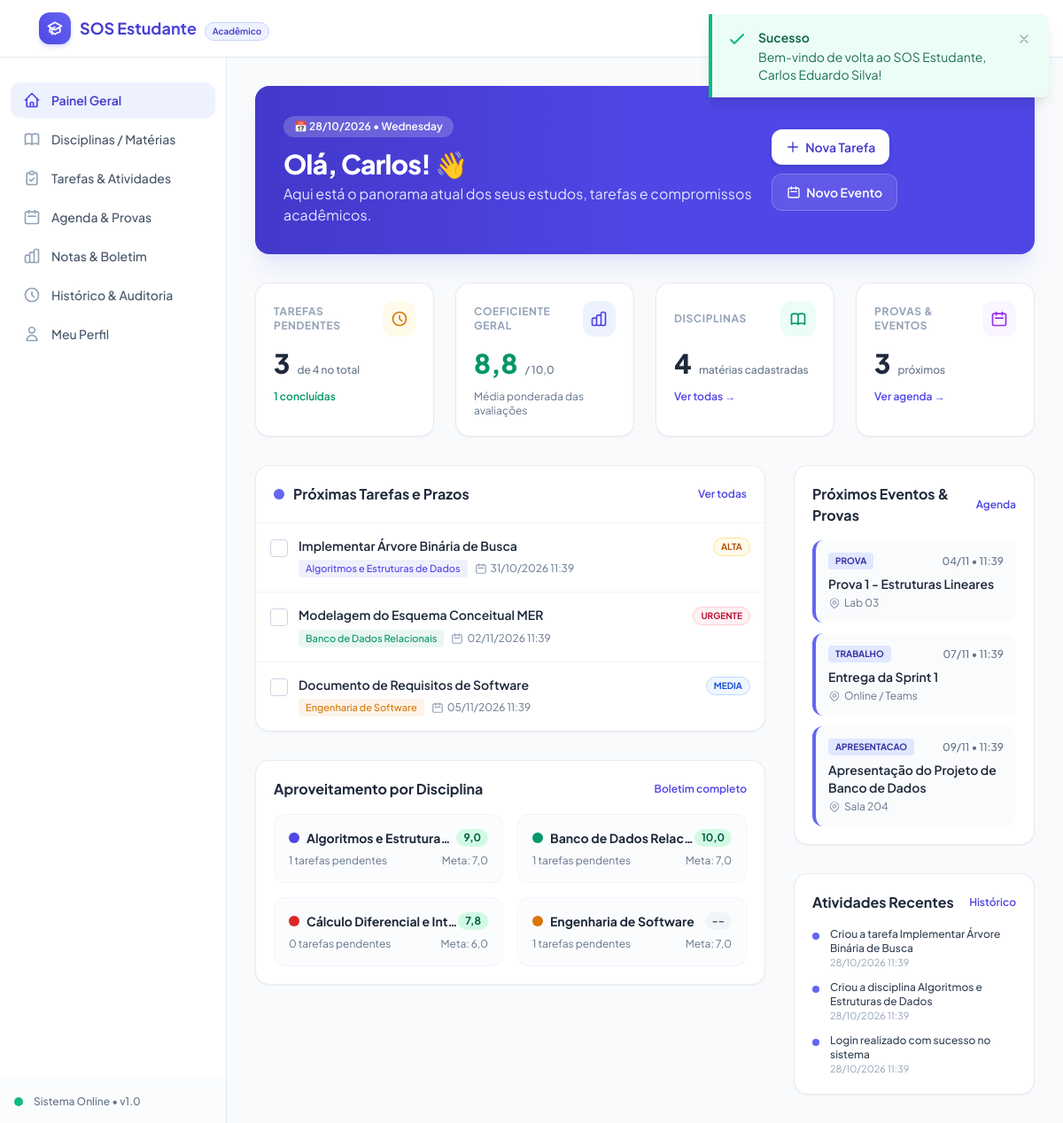
Screenshot of /index.php?route=dashboard (signed in) with the database file from the repository.
### tables this page shows
CREATE TABLE IF NOT EXISTS `tarefas` (
  `id` INT AUTO_INCREMENT PRIMARY KEY,
  `usuario_id` INT NOT NULL,
  `disciplina_id` INT NULL,
  `titulo` VARCHAR(180) NOT NULL,
  `descricao` TEXT NULL,
  `data_entrega` DATETIME NULL,
  `prioridade` ENUM('baixa', 'media', 'alta', 'urgente') NOT NULL DEFAULT 'media',
  `status` ENUM('pendente', 'em_andamento', 'concluida') NOT NULL DEFAULT 'pendente',
  `concluida_em` DATETIME NULL,
  `created_at` TIMESTAMP DEFAULT CURRENT_TIMESTAMP,
  `updated_at` TIMESTAMP DEFAULT CURRENT_TIMESTAMP ON UPDATE CURRENT_TIMESTAMP,
  CONSTRAINT `fk_tarefas_usuario` FOREIGN KEY (`usuario_id`) 
    REFERENCES `usuarios` (`id`) ON DELETE CASCADE ON UPDATE CASCADE,
  CONSTRAINT `fk_tarefas_disciplina` FOREIGN KEY (`disciplina_id`) 
    REFERENCES `disciplinas` (`id`) ON DELETE SET NULL ON UPDATE CASCADE
);

CREATE TABLE IF NOT EXISTS `disciplinas` (
  `id` INT AUTO_INCREMENT PRIMARY KEY,
  `usuario_id` INT NOT NULL,
  `nome` VARCHAR(120) NOT NULL,
  `codigo` VARCHAR(30) NULL,
  `professor` VARCHAR(120) NULL,
  `sala` VARCHAR(60) NULL,
  `cor` VARCHAR(20) NOT NULL DEFAULT '#4F46E5',
  `semestre` VARCHAR(30) NULL,
  `carga_horaria` INT NULL,
  `media_minima` DECIMAL(4,2) NOT NULL DEFAULT 7.00,
  `status` ENUM('em_andamento', 'aprovado', 'reprovado') NOT NULL DEFAULT 'em_andamento',
  `created_at` TIMESTAMP DEFAULT CURRENT_TIMESTAMP,
  `updated_at` TIMESTAMP DEFAULT CURRENT_TIMESTAMP ON UPDATE CURRENT_TIMESTAMP,
  CONSTRAINT `fk_disciplinas_usuario` FOREIGN KEY (`usuario_id`) 
    REFERENCES `usuarios` (`id`) ON DELETE CASCADE ON UPDATE CASCADE
);

CREATE TABLE IF NOT EXISTS `eventos` (
  `id` INT AUTO_INCREMENT PRIMARY KEY,
  `usuario_id` INT NOT NULL,
  `disciplina_id` INT NULL,
  `titulo` VARCHAR(180) NOT NULL,
  `tipo` ENUM('prova', 'trabalho', 'apresentacao', 'aula', 'reuniao', 'outro') NOT NULL DEFAULT 'prova',
  `data_inicio` DATETIME NOT NULL,
  `data_fim` DATETIME NULL,
  `local` VARCHAR(120) NULL,
  `descricao` TEXT NULL,
  `lembrete_ativo` TINYINT(1) NOT NULL DEFAULT 1,
  `created_at` TIMESTAMP DEFAULT CURRENT_TIMESTAMP,
  `updated_at` TIMESTAMP DEFAULT CURRENT_TIMESTAMP ON UPDATE CURRENT_TIMESTAMP,
  CONSTRAINT `fk_eventos_usuario` FOREIGN KEY (`usuario_id`) 
    REFERENCES `usuarios` (`id`) ON DELETE CASCADE ON UPDATE CASCADE,
  CONSTRAINT `fk_eventos_disciplina` FOREIGN KEY (`disciplina_id`) 
    REFERENCES `disciplinas` (`id`) ON DELETE SET NULL ON UPDATE CASCADE
);

CREATE TABLE IF NOT EXISTS `auditoria` (
  `id` INT AUTO_INCREMENT PRIMARY KEY,
  `usuario_id` INT NULL,
  `operacao` VARCHAR(30) NOT NULL,
  `recurso` VARCHAR(50) NOT NULL,
  `recurso_id` INT NULL,
  `descricao` VARCHAR(255) NOT NULL,
  `valores_anteriores` JSON NULL,
  `valores_posteriores` JSON NULL,
  `status_resultado` ENUM('SUCESSO', 'FALHA') NOT NULL DEFAULT 'SUCESSO',
  `ip_address` VARCHAR(45) NULL,
  `user_agent` VARCHAR(255) NULL,
  `created_at` TIMESTAMP DEFAULT CURRENT_TIMESTAMP,
  CONSTRAINT `fk_auditoria_usuario` FOREIGN KEY (`usuario_id`) 
    REFERENCES `usuarios` (`id`) ON DELETE SET NULL ON UPDATE CASCADE
);

### views/dashboard/index.php (the view, shortened to what the rows shown need)
<?php
require_once __DIR__ . '/../layouts/header.php';
?>
<div class="flex-1 flex overflow-hidden">
    <main class="flex-1 overflow-y-auto bg-slate-50 p-4 sm:p-6 lg:p-8">
        <div class="bg-gradient-to-r from-brand-700 via-indigo-600 to-brand-600 rounded-2xl p-6 sm:p-8 text-white shadow-xl shadow-brand-500/10 mb-8">
            <div class="flex flex-col md:flex-row md:items-center md:justify-between gap-4">
                <div>
                    <h1 class="text-2xl sm:text-3xl font-extrabold tracking-tight">
                        Olá, <?= htmlspecialchars(explode(' ', $user['nome'] ?? 'Estudante')[0]) ?>! 👋
                    </h1>
                </div>
            </div>
        </div>
        <div class="grid grid-cols-1 lg:grid-cols-3 gap-8">
            <div class="lg:col-span-2 space-y-8">
                <div class="bg-white rounded-2xl border border-slate-200/80 shadow-sm overflow-hidden">
                    <div class="p-5 border-b border-slate-100 flex items-center justify-between">
                        <div class="flex items-center space-x-2.5">
                            <h2 class="text-base font-bold text-slate-800">Próximas Tarefas e Prazos</h2>
                        </div>
                    </div>
                    <div class="divide-y divide-slate-100">
                        <?php if (empty($upcomingTasks)): ?>
                            <div class="p-8 text-center text-slate-400">
                                <svg class="w-12 h-12 mx-auto text-slate-300 mb-2" fill="none" viewBox="0 0 24 24" stroke="currentColor">
                                    <path stroke-linecap="round" stroke-linejoin="round" stroke-width="2" d="M9 12l2 2 4-4m6 2a9 9 0 11-18 0 9 9 0 0118 0z" />
                                </svg>
                                <p class="text-sm font-medium">Nenhuma tarefa pendente com prazo próximo!</p>
                                <a href="index.php?route=tasks" class="mt-2 inline-block text-xs font-semibold text-brand-600 hover:underline">Cadastrar uma tarefa</a>
                            </div>
                        <?php else: ?>
                            <?php foreach ($upcomingTasks as $task): ?>
                                <div class="p-4 hover:bg-slate-50/80 transition flex items-start justify-between gap-3">
                                    <div class="flex items-start space-x-3">
                                        <form action="index.php?route=tasks/toggle" method="POST" class="mt-0.5">
                                            <button type="submit" class="w-5 h-5 rounded border border-slate-300 hover:border-brand-500 flex items-center justify-center transition" title="Marcar como concluída">
                                            </button>
                                        </form>
                                        <div>
                                            <p class="text-sm font-semibold text-slate-800 leading-snug"><?= htmlspecialchars($task['titulo']) ?></p>
                                            <div class="flex flex-wrap items-center gap-2 mt-1.5 text-xs text-slate-500">
                                                <?php if (!empty($task['disciplina_nome'])): ?>
                                                    <span class="inline-flex items-center px-2 py-0.5 rounded text-[11px] font-medium" style="background-color: <?= htmlspecialchars($task['disciplina_cor']) ?>15; color: <?= htmlspecialchars($task['disciplina_cor']) ?>;">
                                                        <?= htmlspecialchars($task['disciplina_nome']) ?>
                                                    </span>
                                                <?php endif; ?>
                                                <?php if (!empty($task['data_entrega'])): ?>
                                                    <span class="flex items-center text-slate-500">
                                                        <svg class="w-3.5 h-3.5 mr-1 text-slate-400" fill="none" viewBox="0 0 24 24" stroke="currentColor">
                                                            <path stroke-linecap="round" stroke-linejoin="round" stroke-width="2" d="M8 7V3m8 4V3m-9 8h10M5 21h14a2 2 0 002-2V7a2 2 0 00-2-2H5a2 2 0 00-2 2v12a2 2 0 002 2z" />
                                                        </svg>
                                                        <?= date('d/m/Y H:i', strtotime($task['data_entrega'])) ?>
                                                    </span>
                                                <?php endif; ?>
                                            </div>
                                        </div>
                                    </div>
                                    <?php
                                        $prioColors = [
                                            'urgente' => 'bg-rose-50 text-rose-700 border-rose-200',
                                            'alta'    => 'bg-amber-50 text-amber-700 border-amber-200',
                                            'media'   => 'bg-blue-50 text-blue-700 border-blue-200',
                                            'baixa'   => 'bg-slate-50 text-slate-600 border-slate-200',
                                        ];
                                    ?>
                                    <span class="px-2 py-0.5 text-[10px] font-bold uppercase rounded-full border <?= $prioColors[$task['prioridade']] ?? 'bg-slate-50 text-slate-600' ?>">
                                        <?= htmlspecialchars($task['prioridade']) ?>
                                    </span>
                                </div>
                            <?php endforeach; ?>
                        <?php endif; ?>
                    </div>
                </div>
                <div class="bg-white rounded-2xl border border-slate-200/80 shadow-sm p-5">
                    <div class="flex items-center justify-between mb-4">
                        <h2 class="text-base font-bold text-slate-800">Aproveitamento por Disciplina</h2>
                    </div>
                    <?php if (empty($subjects)): ?>
                        <p class="text-sm text-slate-400 text-center py-4">Nenhuma disciplina cadastrada ainda.</p>
                    <?php else: ?>
                        <div class="grid grid-cols-1 sm:grid-cols-2 gap-4">
                            <?php foreach ($subjects as $s): ?>
                                <div class="p-4 rounded-xl border border-slate-100 bg-slate-50/50 hover:bg-slate-50 transition">
                                    <div class="flex items-center justify-between mb-2">
                                        <div class="flex items-center space-x-2 truncate">
                                            <div class="w-3 h-3 rounded-full flex-shrink-0" style="background-color: <?= htmlspecialchars($s['cor']) ?>;"></div>
                                            <span class="text-sm font-bold text-slate-800 truncate" title="<?= htmlspecialchars($s['nome']) ?>"><?= htmlspecialchars($s['nome']) ?></span>
                                        </div>
                                        <span class="text-xs font-bold px-2 py-0.5 rounded-full <?= ($s['media_atual'] !== null && $s['media_atual'] >= $s['media_minima']) ? 'bg-emerald-100 text-emerald-800' : 'bg-slate-100 text-slate-600' ?>">
                                            <?= $s['media_atual'] !== null ? number_format($s['media_atual'], 1, ',', '.') : '--' ?>
                                        </span>
                                    </div>
                                    <div class="flex justify-between items-center text-xs text-slate-500">
                                        <span><?= $s['tarefas_pendentes'] ?> tarefas pendentes</span>
                                        <span>Meta: <?= number_format($s['media_minima'], 1, ',', '.') ?></span>
                                    </div>
                                </div>
                            <?php endforeach; ?>
                        </div>
                    <?php endif; ?>
                </div>
            </div>
            <div class="space-y-8">
                <div class="bg-white rounded-2xl border border-slate-200/80 shadow-sm p-5">
                    <div class="flex items-center justify-between mb-4">
                        <h2 class="text-base font-bold text-slate-800">Próximos Eventos & Provas</h2>
                    </div>
                    <div class="space-y-3">
                        <?php if (empty($upcomingEvents)): ?>
                            <p class="text-xs text-slate-400 text-center py-4">Nenhum evento agendado para os próximos dias.</p>
                        <?php else: ?>
                            <?php foreach ($upcomingEvents as $evt): ?>
                                <div class="p-3.5 rounded-xl border-l-4 border-brand-500 bg-slate-50/70 hover:bg-slate-100/70 transition">
                                    <div class="flex items-center justify-between">
                                        <span class="text-[10px] font-bold uppercase px-2 py-0.5 rounded bg-brand-100 text-brand-800">
                                            <?= htmlspecialchars($evt['tipo']) ?>
                                        </span>
                                        <span class="text-xs text-slate-500 font-medium">
                                            <?= date('d/m • H:i', strtotime($evt['data_inicio'])) ?>
                                        </span>
                                    </div>
                                    <p class="text-sm font-semibold text-slate-800 mt-1.5"><?= htmlspecialchars($evt['titulo']) ?></p>
                                    <?php if (!empty($evt['local'])): ?>
                                        <p class="text-xs text-slate-500 mt-1 flex items-center">
                                            <?= htmlspecialchars($evt['local']) ?>
                                        </p>
                                    <?php endif; ?>
                                </div>
                            <?php endforeach; ?>
                        <?php endif; ?>
                    </div>
                </div>
                <div class="bg-white rounded-2xl border border-slate-200/80 shadow-sm p-5">
                    <div class="flex items-center justify-between mb-4">
                        <h2 class="text-base font-bold text-slate-800">Atividades Recentes</h2>
                    </div>
                    <div class="space-y-3">
                        <?php if (empty($recentHistory['items'])): ?>
                            <p class="text-xs text-slate-400 text-center py-4">Nenhuma atividade registrada.</p>
                        <?php else: ?>
                            <?php foreach ($recentHistory['items'] as $log): ?>
                                <div class="flex items-start space-x-3 text-xs">
                                    <div class="w-2 h-2 rounded-full bg-brand-500 mt-1.5 flex-shrink-0"></div>
                                    <div class="flex-1">
                                        <p class="text-slate-700 font-medium"><?= htmlspecialchars($log['descricao']) ?></p>
                                        <span class="text-slate-400 text-[11px]"><?= date('d/m/Y H:i', strtotime($log['created_at'])) ?></span>
                                    </div>
                                </div>
                            <?php endforeach; ?>
                        <?php endif; ?>
                    </div>
                </div>
            </div>
        </div>
    </main>
</div>
<?php require_once __DIR__ . '/../layouts/footer.php'; ?>

### rows the page displays
tarefas: titulo "Implementar Árvore Binária de Busca", disciplina.nome "Algoritmos e Estruturas de Dados", data_entrega "31/10/2026 11:39", prioridade "ALTA"
tarefas: titulo "Modelagem do Esquema Conceitual MER", disciplina.nome "Banco de Dados Relacionais", data_entrega "02/11/2026 11:39", prioridade "URGENTE"
tarefas: titulo "Documento de Requisitos de Software", disciplina.nome "Engenharia de Software", data_entrega "05/11/2026 11:39", prioridade "MEDIA"
disciplinas: nome "Algoritmos e Estrutura…", media_atual "9,0", tarefas_pendentes "1", media_minima "7,0"
disciplinas: nome "Banco de Dados Relac…", media_atual "10,0", tarefas_pendentes "1", media_minima "7,0"
disciplinas: nome "Cálculo Diferencial e Int…", media_atual "7,8", tarefas_pendentes "0", media_minima "6,0"
disciplinas: nome "Engenharia de Software", tarefas_pendentes "1", media_minima "7,0"
eventos: tipo "PROVA", data_inicio "04/11 • 11:39", titulo "Prova 1 - Estruturas Lineares", local "Lab 03"
eventos: tipo "TRABALHO", data_inicio "07/11 • 11:39", titulo "Entrega da Sprint 1", local "Online / Teams"
eventos: tipo "APRESENTACAO", data_inicio "09/11 • 11:39", titulo "Apresentação do Projeto de Banco de Dados", local "Sala 204"
auditoria: descricao "Criou a tarefa Implementar Árvore Binária de Busca", created_at "28/10/2026 11:39"
auditoria: descricao "Criou a disciplina Algoritmos e Estruturas de Dados", created_at "28/10/2026 11:39"
auditoria: descricao "Login realizado com sucesso no sistema", created_at "28/10/2026 11:39"

### other values shown
$item['label'] "Painel Geral"
$item['label'] "Disciplinas / Matérias"
$item['label'] "Tarefas & Atividades"
$item['label'] "Agenda & Provas"
$item['label'] "Notas & Boletim"
$item['label'] "Histórico & Auditoria"
$item['label'] "Meu Perfil"
explode(' ', $user['nome'] ?? 'Estudante')[0] "Carlos"
$stats['pendente'] + $stats['em_andamento'] "3"
$stats['total'] "4"
$stats['concluida'] "1"
$overallAverage "8,8"
count($subjects) "4"
count($upcomingEvents) "3"
